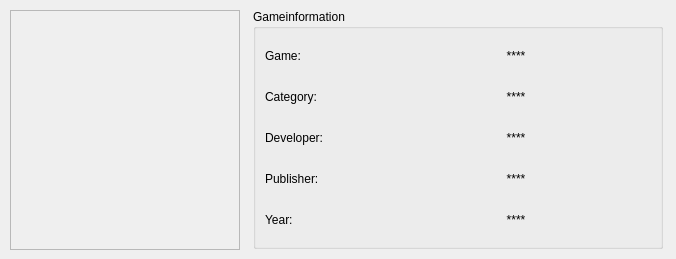
<ui version="4.0" >
 <author></author>
 <comment></comment>
 <exportmacro></exportmacro>
 <class>Form</class>
 <widget class="QWidget" name="Form" >
  <property name="geometry" >
   <rect>
    <x>0</x>
    <y>0</y>
    <width>676</width>
    <height>259</height>
   </rect>
  </property>
  <property name="minimumSize" >
   <size>
    <width>676</width>
    <height>259</height>
   </size>
  </property>
  <property name="maximumSize" >
   <size>
    <width>276</width>
    <height>259</height>
   </size>
  </property>
  <property name="windowTitle" >
   <string>Gameinformation</string>
  </property>
  <property name="windowIcon" >
   <iconset resource="../res/dboxfe.qrc" >:/pics/images/default.png</iconset>
  </property>
  <widget class="QGroupBox" name="groupBox" >
   <property name="geometry" >
    <rect>
     <x>253</x>
     <y>9</y>
     <width>410</width>
     <height>240</height>
    </rect>
   </property>
   <property name="minimumSize" >
    <size>
     <width>410</width>
     <height>240</height>
    </size>
   </property>
   <property name="maximumSize" >
    <size>
     <width>410</width>
     <height>240</height>
    </size>
   </property>
   <property name="title" >
    <string>Gameinformation</string>
   </property>
   <layout class="QGridLayout" >
    <property name="margin" >
     <number>9</number>
    </property>
    <property name="spacing" >
     <number>6</number>
    </property>
    <item row="4" column="0" >
     <layout class="QHBoxLayout" >
      <property name="margin" >
       <number>0</number>
      </property>
      <property name="spacing" >
       <number>6</number>
      </property>
      <item>
       <widget class="QLabel" name="label_10" >
        <property name="minimumSize" >
         <size>
          <width>110</width>
          <height>0</height>
         </size>
        </property>
        <property name="maximumSize" >
         <size>
          <width>110</width>
          <height>16777215</height>
         </size>
        </property>
        <property name="text" >
         <string>Year:</string>
        </property>
       </widget>
      </item>
      <item>
       <widget class="QLabel" name="label_9" >
        <property name="text" >
         <string>****</string>
        </property>
        <property name="alignment" >
         <set>Qt::AlignCenter</set>
        </property>
       </widget>
      </item>
     </layout>
    </item>
    <item row="0" column="0" >
     <layout class="QHBoxLayout" >
      <property name="margin" >
       <number>0</number>
      </property>
      <property name="spacing" >
       <number>6</number>
      </property>
      <item>
       <widget class="QLabel" name="label" >
        <property name="minimumSize" >
         <size>
          <width>110</width>
          <height>0</height>
         </size>
        </property>
        <property name="maximumSize" >
         <size>
          <width>110</width>
          <height>16777215</height>
         </size>
        </property>
        <property name="text" >
         <string>Game:</string>
        </property>
       </widget>
      </item>
      <item>
       <widget class="QLabel" name="label_5" >
        <property name="text" >
         <string>****</string>
        </property>
        <property name="alignment" >
         <set>Qt::AlignCenter</set>
        </property>
       </widget>
      </item>
     </layout>
    </item>
    <item row="1" column="0" >
     <layout class="QHBoxLayout" >
      <property name="margin" >
       <number>0</number>
      </property>
      <property name="spacing" >
       <number>6</number>
      </property>
      <item>
       <widget class="QLabel" name="label_2" >
        <property name="minimumSize" >
         <size>
          <width>110</width>
          <height>0</height>
         </size>
        </property>
        <property name="maximumSize" >
         <size>
          <width>110</width>
          <height>16777215</height>
         </size>
        </property>
        <property name="text" >
         <string>Category:</string>
        </property>
       </widget>
      </item>
      <item>
       <widget class="QLabel" name="label_6" >
        <property name="text" >
         <string>****</string>
        </property>
        <property name="alignment" >
         <set>Qt::AlignCenter</set>
        </property>
       </widget>
      </item>
     </layout>
    </item>
    <item row="2" column="0" >
     <layout class="QHBoxLayout" >
      <property name="margin" >
       <number>0</number>
      </property>
      <property name="spacing" >
       <number>6</number>
      </property>
      <item>
       <widget class="QLabel" name="label_3" >
        <property name="minimumSize" >
         <size>
          <width>110</width>
          <height>0</height>
         </size>
        </property>
        <property name="maximumSize" >
         <size>
          <width>110</width>
          <height>16777215</height>
         </size>
        </property>
        <property name="text" >
         <string>Developer:</string>
        </property>
       </widget>
      </item>
      <item>
       <widget class="QLabel" name="label_7" >
        <property name="text" >
         <string>****</string>
        </property>
        <property name="alignment" >
         <set>Qt::AlignCenter</set>
        </property>
       </widget>
      </item>
     </layout>
    </item>
    <item row="3" column="0" >
     <layout class="QHBoxLayout" >
      <property name="margin" >
       <number>0</number>
      </property>
      <property name="spacing" >
       <number>6</number>
      </property>
      <item>
       <widget class="QLabel" name="label_4" >
        <property name="minimumSize" >
         <size>
          <width>110</width>
          <height>0</height>
         </size>
        </property>
        <property name="maximumSize" >
         <size>
          <width>110</width>
          <height>16777215</height>
         </size>
        </property>
        <property name="text" >
         <string>Publisher:</string>
        </property>
       </widget>
      </item>
      <item>
       <widget class="QLabel" name="label_8" >
        <property name="text" >
         <string>****</string>
        </property>
        <property name="alignment" >
         <set>Qt::AlignCenter</set>
        </property>
       </widget>
      </item>
     </layout>
    </item>
   </layout>
  </widget>
  <widget class="QLabel" name="gameImage" >
   <property name="geometry" >
    <rect>
     <x>10</x>
     <y>10</y>
     <width>230</width>
     <height>240</height>
    </rect>
   </property>
   <property name="minimumSize" >
    <size>
     <width>230</width>
     <height>240</height>
    </size>
   </property>
   <property name="maximumSize" >
    <size>
     <width>230</width>
     <height>240</height>
    </size>
   </property>
   <property name="frameShape" >
    <enum>QFrame::StyledPanel</enum>
   </property>
   <property name="frameShadow" >
    <enum>QFrame::Sunken</enum>
   </property>
   <property name="text" >
    <string/>
   </property>
   <property name="scaledContents" >
    <bool>true</bool>
   </property>
  </widget>
 </widget>
 <pixmapfunction></pixmapfunction>
 <resources>
  <include location="../res/dboxfe.qrc" />
 </resources>
 <connections/>
</ui>
